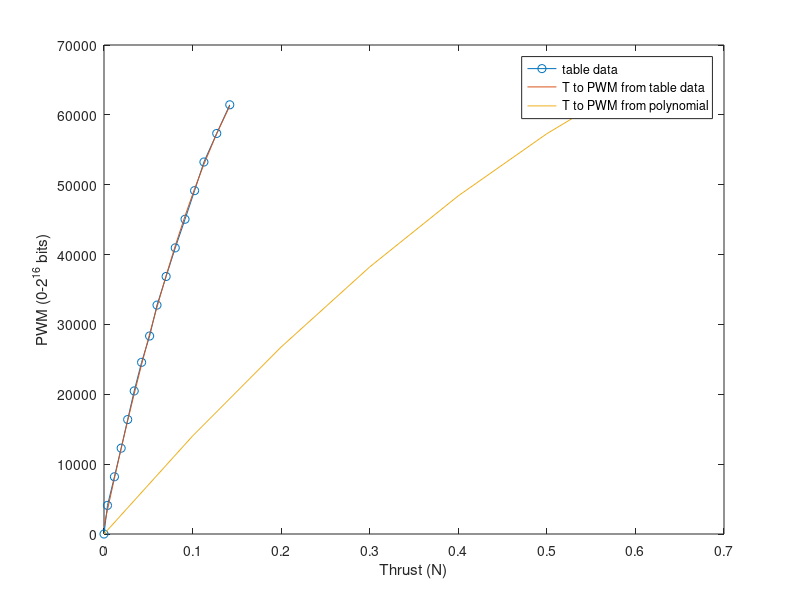

This figure's MATLAB source:
%% LQR controller
l = 0.1;
Iyy = 1.436e-5;
Ixx = 1.395e-5;
Izz = 2.173e-5;
g = 9.81;
m = 0.027;
k = 2.75e-11;
b = 1e-9;

A = zeros(8);
B = zeros(8,4);

A(1,2) = 1;
A(3,4) = 1;
A(5,6) = 1;
A(7,8) = 1;

B(2,:) = -ones(4,1)/m; % minus sign?
B(4,:) = [-l -l l l] /(Ixx * sqrt(2)); % theta roll
B(6,:) = [l -l -l l] /(Iyy * sqrt(2)); % phi pitch
B(8,:) = [l -l l -l] * k/(b*Izz); % psi yaw
%B(4,1) = l/Iyy; B(6,3) = -l/Iyy;
%B(6,:) = alpha/Izz *[1 -1 1 -1];
C = eye(size(A));
Q = diag([1000 100 10000 100 10000 100 0.001 10 ]); % punish angular not angular velocity
R = diag([1 1 1 1]);


[K, ~, E] = lqr(A, B, Q, R)

%Kr = -C*inv((A - B*K)) * B

%% pwm
clear all
% MAX thrust (data from
% https://wiki.bitcraze.io/misc:investigations:thrust)
g = 9.81;
m = 0.027;
TMaxGrams = 57.9;
TMaxNewton = 57.9 * g*1e-3
mg = m*g

% thurst formula
a = 0.409e-3;
b = 140.5e-3;
c = -0.099;
pwmToTGram = @(pwm) a*pwm.^2 + b*pwm +c;
pwmToTNewton = @(pwm) (a*pwm.^2 + b*pwm +c)* g*1e-3;
pwmToTNewton2 = @(pwm) (b*pwm +c)* g*1e-3;




TtoPwm = @(T) ((-0.6*T.^2 +T)/(g*1e-3) - c)/b;
TtoPwm2 = @(T )-250.5110*T.^2 + 572.9469 * T;


figure(1)
plot(0:255, pwmToTNewton(0:255))
hold on
plot(0:255, pwmToTNewton2(0:255))
%plot(fPWMNewton(0:0.001:0.6), 0:0.001:0.6)
plot(TtoPwm2(0:0.1:0.6), 0:0.1:0.6)
hold off

xlabel('PWM (0-255 bits)')
ylabel('Thrust (N)')
legend('PWM to T', 'PWM to T w/o second order', 'T to PWM')
polyfit(pwmToTNewton(0:255), 0:255, 2)
TtoPwm(0.55)*256

%%
%(data from https://wiki.bitcraze.io/misc:investigations:thrust)

% thrust
x = 9.81e-3/4 * [0.0 1.6 4.8 7.9 10.9 13.9 17.3 21.0 24.4 28.6 32.8 37.3 41.7 46.0 51.9 57.9];
% pwm %
y = 2^16/100 *[0 6.25 12.5 18.75 25 31.25 37.5 43.25 50 56.25 62.5 68.75 75 81.25 87.5 93.75];
A = polyfit(x,y,2)
A2 = polyfit(x,y,1)
TtoPWM= @(T) A(1)*T.^2 + A(2)*T + A(3);
TtoPWM2= @(T) A2(1)*T + A2(2);
TtoPWM(0.6)
TtoPWM(0)


plot(x, y, '-o')
hold on
plot(x, TtoPWM(x))
plot(0:0.1:0.6, TtoPwm2(0:0.1:0.6)*256)
hold off

ylabel('PWM (0-2^{16} bits)')
xlabel('Thrust (N)')
legend('table data', 'T to PWM from table data', 'T to PWM from polynomial')